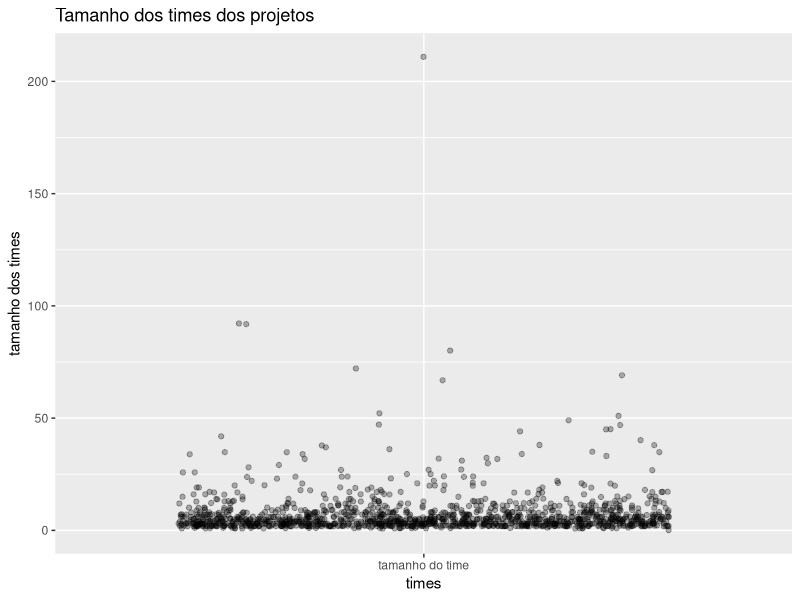
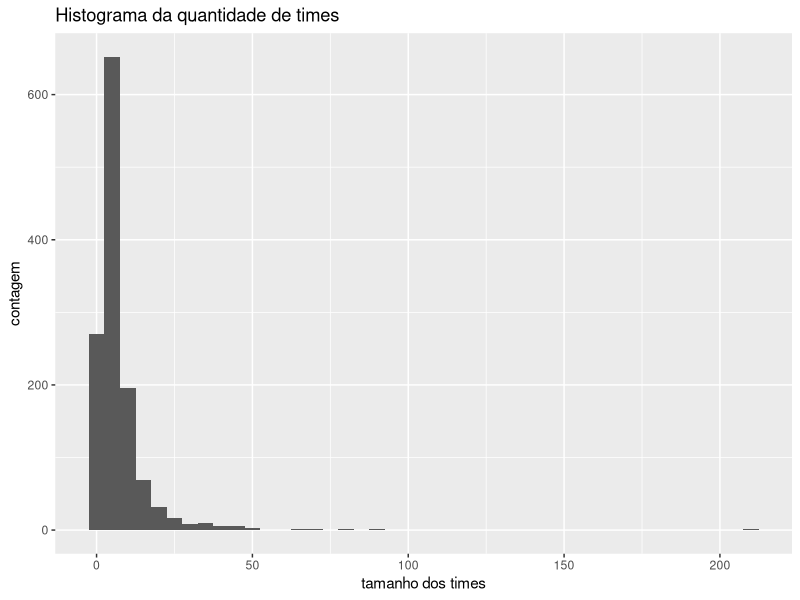
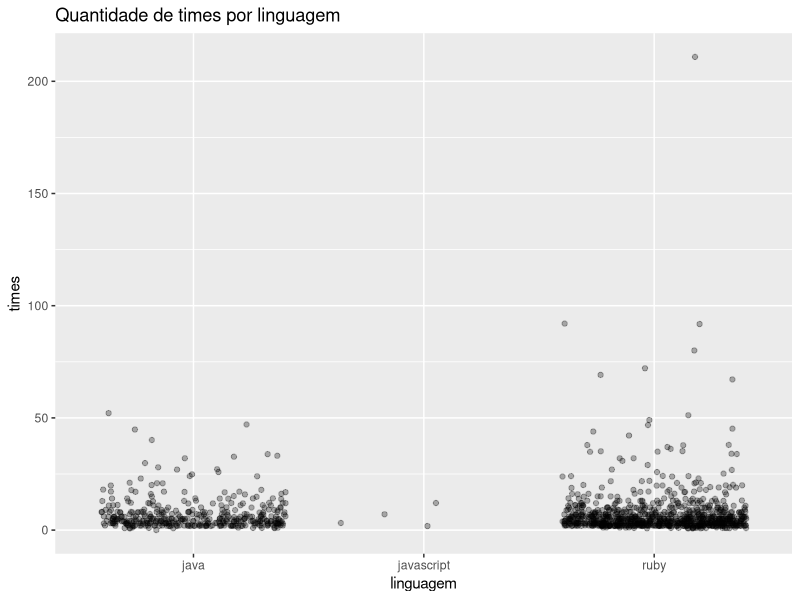
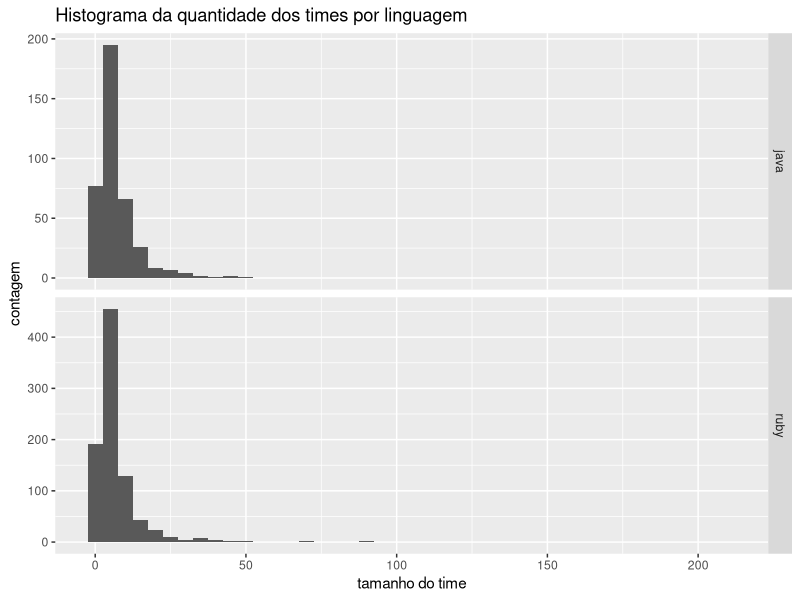
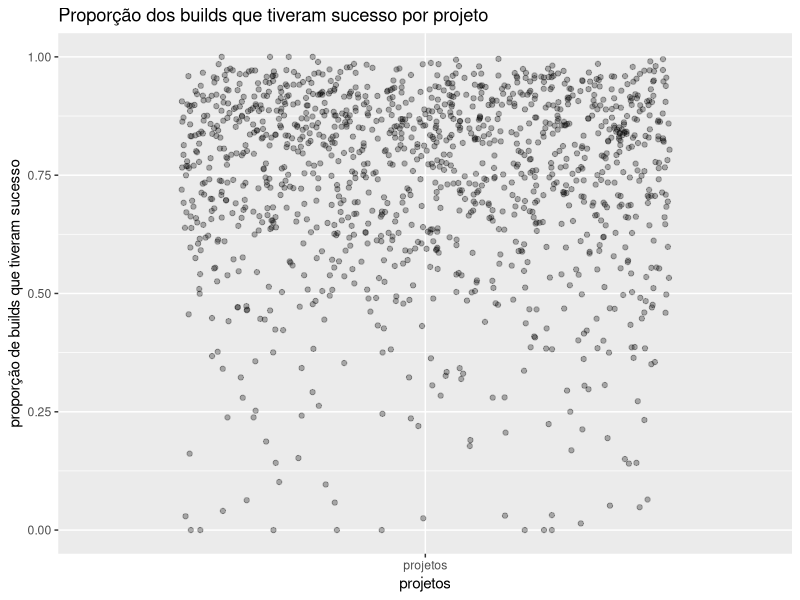
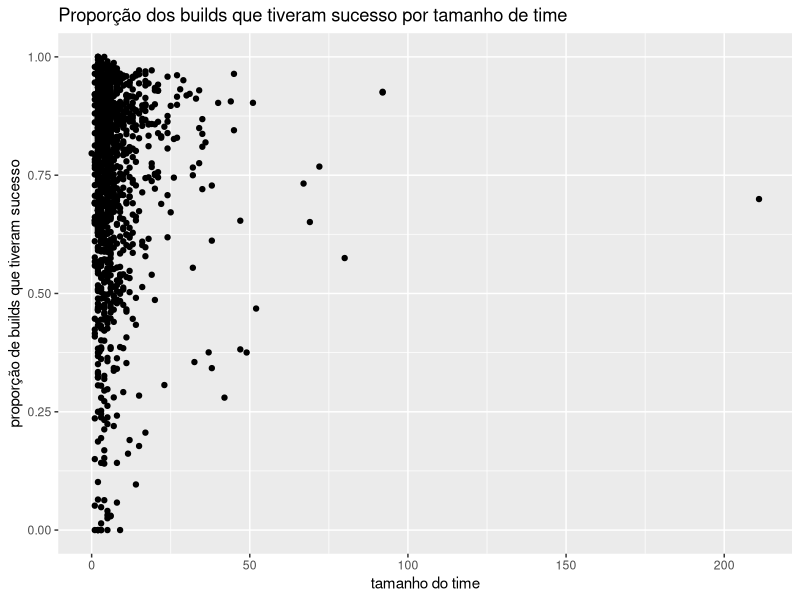
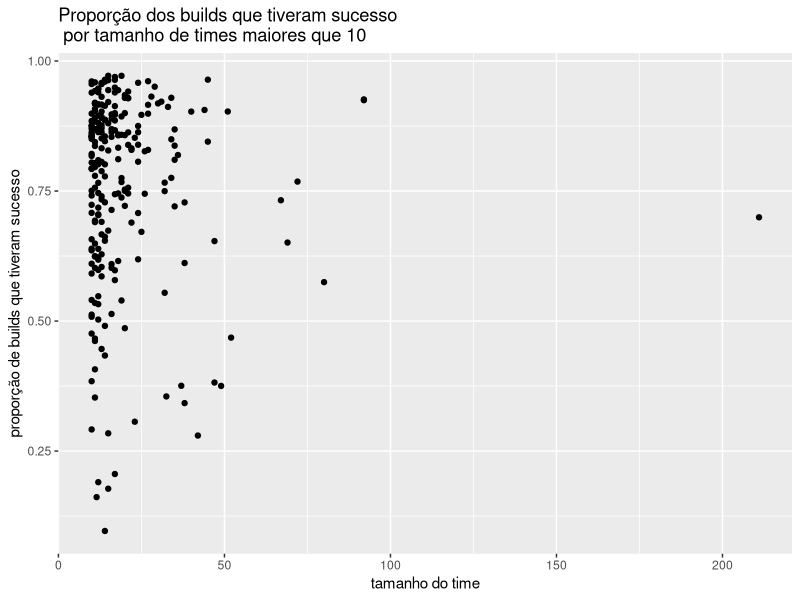
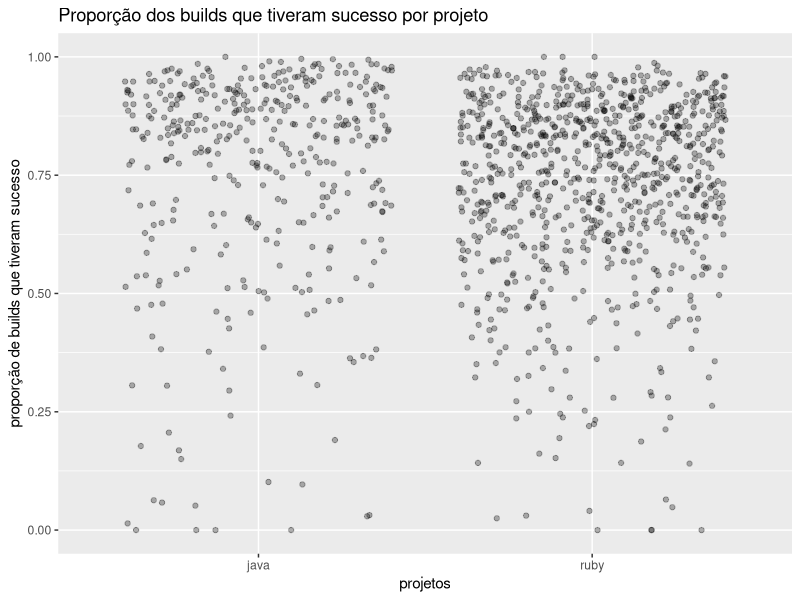

The R script that drew these images, in order:
## ---- chunk 1
library(tidyverse)

projetos <- read_csv("data/projetos.csv")
## ---- chunk 2
projetos %>% 
  str()
## ---- chunk 3
projetos %>% 
  ggplot(aes(x = "tamanho do time", y = team)) +
    geom_jitter(alpha = 0.3) +
  labs(x = "times", y = "tamanho dos times", title = "Tamanho dos times dos projetos")
## ---- chunk 4
projetos %>% 
  ggplot(aes(x = team)) +
  geom_histogram(binwidth = 5) +
  labs(x = "tamanho dos times", y = "contagem", title = "Histograma da quantidade de times")
## ---- chunk 5
projetos %>% 
  ggplot(aes(x = lang, y = team)) +
  geom_jitter(alpha = 0.3) + 
  labs(x = "linguagem", y = "times", title = "Quantidade de times por linguagem")
## ---- chunk 6
projetos %>% 
  filter(lang == "javascript") %>% 
  select(gh_project_name)
## ---- chunk 7
projetos.filt <- projetos %>% 
  filter(lang != "javascript")
## ---- chunk 8
projetos.filt %>% 
  ggplot(aes(x = team)) +
    geom_histogram(binwidth = 5) +
    facet_grid(lang ~ ., scales = "free_y") +
    labs(x = "tamanho do time", y = "contagem", title = "Histograma da quantidade dos times por linguagem")
## ---- chunk 9
projetos.filt %>% 
  group_by(lang) %>% 
  summarise(mediana = median(team))
## ---- chunk 10
projetos.filt %>% 
  ggplot(aes(x = "projetos", y = build_success_prop)) +
    geom_jitter(alpha = 0.3) +
    labs(x = "projetos", y = "proporção de builds que tiveram sucesso", title = "Proporção dos builds que tiveram sucesso por projeto")
## ---- chunk 11
projetos.filt %>% 
  ggplot(aes(x = team, y = build_success_prop)) +
    geom_point() +
    labs(x = "tamanho do time", y = "proporção de builds que tiveram sucesso", title = "Proporção dos builds que tiveram sucesso por tamanho de time")
## ---- chunk 12
projetos.times.maiores.10 <- projetos.filt %>% 
  filter(team >= 10)
 
projetos.times.maiores.10%>% 
  ggplot(aes(x = team, y = build_success_prop)) +
    geom_point() +
    labs(x = "tamanho do time", y = "proporção de builds que tiveram sucesso", title = "Proporção dos builds que tiveram sucesso\n por tamanho de times maiores que 10")
## ---- chunk 13
cor(projetos.times.maiores.10 %>% pull(team), projetos.times.maiores.10 %>% pull(build_success_prop), method = "spearman")
## ---- chunk 14
projetos.filt %>% 
  ggplot(aes(x = lang, y = build_success_prop)) +
    geom_jitter(alpha = 0.3) +
    labs(x = "projetos", y = "proporção de builds que tiveram sucesso", title = "Proporção dos builds que tiveram sucesso por projeto")
## ---- chunk 15
projetos.filt %>% 
  ggplot(aes(x = lang, y = build_success_prop)) +
    geom_boxplot() + 
    labs(x = "linguagem", y = "proporção de builds que tiveram sucesso", title = "Variação da proporção de builds que tiveram sucesso por linguagem")
## ---- chunk 16
projetos.times.maiores.10 %>% 
  ggplot(aes(x = lang, y = build_success_prop)) +
    geom_boxplot() + 
    labs(x = "linguagem", y = "proporção de builds que tiveram sucesso", title = "Variação da proporção de builds que tiveram sucesso por linguagem, considerando times maiores ou iguais a 10")
## ---- chunk 17
projetos.times.maiores.10 %>% 
  group_by(lang) %>% 
  summarise(desvio.padrão.prop.build.success = sd(build_success_prop),
            media.prop.build.success = mean(build_success_prop))
